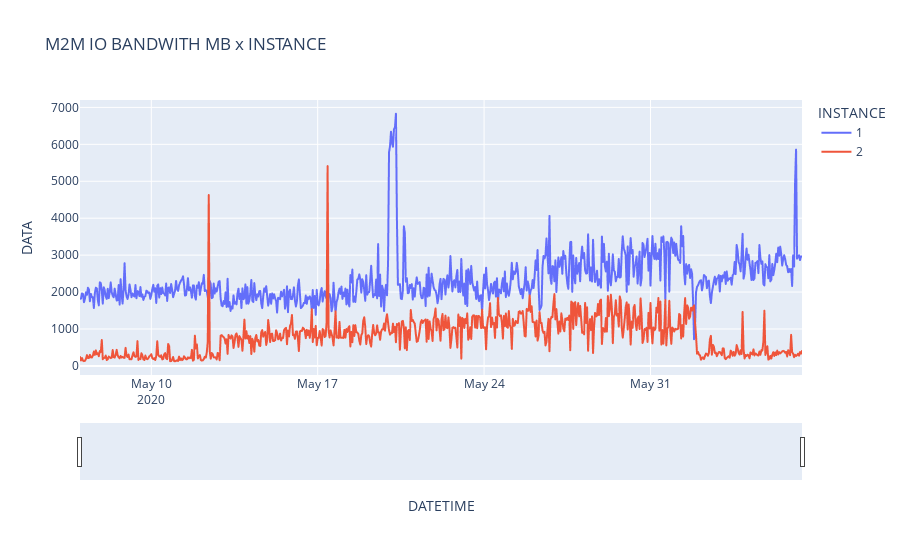

Write notebook code for a chart like this one.
### Markdown cell above
## M2M Throughput per instance

### Code cell
import pandas as pd
import plotly.express as px
import plotly.graph_objects as po
df = pd.read_csv('https://raw.githubusercontent.com/unpetee/getocidisks/master/m2miops.csv')
df['DATETIME']= pd.to_datetime(df['DATETIME'],format="%d/%m/%Y %H:%M")
fig = px.line(df, x = 'DATETIME', y = 'DATA',color='INSTANCE', title='M2M IO BANDWITH MB x INSTANCE')
fig.update_xaxes(rangeslider_visible=True)
fig.show()

### Figure 1 — Plotly figure (JSON) as saved in the notebook; plotly's stock layout.template omitted (floating-point values rounded to 4 significant figures; data arrays with more than 128 entries replaced by an {"elided": "..."} marker saying what was removed)
{"data": [{"hovertemplate": "INSTANCE=1<br>DATETIME=%{x}<br>DATA=%{y}<extra></extra>", "legendgroup": "1", "line": {"color": "#636efa", "dash": "solid"}, "mode": "lines", "name": "1", "showlegend": true, "type": "scattergl", "visible": true, "x": {"elided": "730 str values"}, "xaxis": "x", "y": {"elided": "730 int values"}, "yaxis": "y"}, {"hovertemplate": "INSTANCE=2<br>DATETIME=%{x}<br>DATA=%{y}<extra></extra>", "legendgroup": "2", "line": {"color": "#EF553B", "dash": "solid"}, "mode": "lines", "name": "2", "showlegend": true, "type": "scattergl", "x": {"elided": "730 str values"}, "xaxis": "x", "y": {"elided": "730 int values"}, "yaxis": "y"}], "layout": {"autosize": true, "legend": {"title": {"text": "INSTANCE"}, "tracegroupgap": 0}, "title": {"text": "M2M IO BANDWITH MB x INSTANCE"}, "xaxis": {"anchor": "y", "autorange": true, "domain": [0, 1], "range": ["2020-05-07", "2020-06-06 09:00"], "rangeslider": {"autorange": true, "range": ["2020-05-07", "2020-06-06 09:00"], "visible": true, "yaxis": {"_template": null, "rangemode": "match"}}, "showspikes": false, "title": {"text": "DATETIME"}, "type": "date"}, "yaxis": {"anchor": "x", "autorange": true, "domain": [0, 1], "range": [-245.3, 7200.0], "title": {"text": "DATA"}, "type": "linear"}}}
